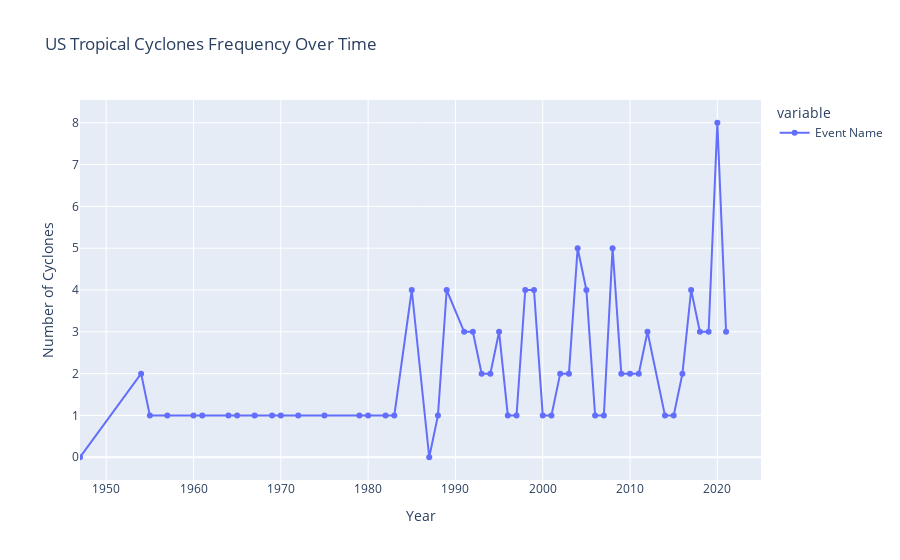

The cell this chart's notebook holds for it:
### Code cell
storms_per_year = df.groupby('Year')['Event Name'].count()

fig = px.line(storms_per_year, labels={'value': 'Number of Cyclones', 'Year': 'Year'}, title='US Tropical Cyclones Frequency Over Time')
fig.update_xaxes(range=[1947, 2025])
fig.update_traces(mode='lines+markers')
fig.show()

### Figure 1 — Plotly figure (JSON) as saved in the notebook; plotly's stock layout.template omitted (floating-point values rounded to 4 significant figures)
{"data": [{"hovertemplate": "variable=Event Name<br>Year=%{x}<br>Number of Cyclones=%{y}<extra></extra>", "legendgroup": "Event Name", "line": {"color": "#636efa", "dash": "solid"}, "marker": {"symbol": "circle"}, "mode": "lines+markers", "name": "Event Name", "orientation": "v", "showlegend": true, "type": "scatter", "x": [1900, 1906, 1909, 1910, 1915, 1918, 1919, 1926, 1928, 1932, 1933, 1935, 1938, 1940, 1944, 1947, 1954, 1955, 1957, 1960, 1961, 1964, 1965, 1967, 1969, 1970, 1972, 1975, 1979, 1980, 1982, 1983, 1985, 1987, 1988, 1989, 1991, 1992, 1993, 1994, 1995, 1996, 1997, 1998, 1999, 2000, 2001, 2002, 2003, 2004, 2005, 2006, 2007, 2008, 2009, 2010, 2011, 2012, 2014, 2015, 2016, 2017, 2018, 2019, 2020, 2021], "xaxis": "x", "y": [0, 0, 0, 0, 0, 0, 0, 0, 0, 0, 0, 0, 0, 0, 0, 0, 2, 1, 1, 1, 1, 1, 1, 1, 1, 1, 1, 1, 1, 1, 1, 1, 4, 0, 1, 4, 3, 3, 2, 2, 3, 1, 1, 4, 4, 1, 1, 2, 2, 5, 4, 1, 1, 5, 2, 2, 2, 3, 1, 1, 2, 4, 3, 3, 8, 3], "yaxis": "y"}], "layout": {"legend": {"title": {"text": "variable"}, "tracegroupgap": 0}, "title": {"text": "US Tropical Cyclones Frequency Over Time"}, "xaxis": {"anchor": "y", "domain": [0, 1], "range": [1947, 2025], "title": {"text": "Year"}}, "yaxis": {"anchor": "x", "domain": [0, 1], "title": {"text": "Number of Cyclones"}}}}
